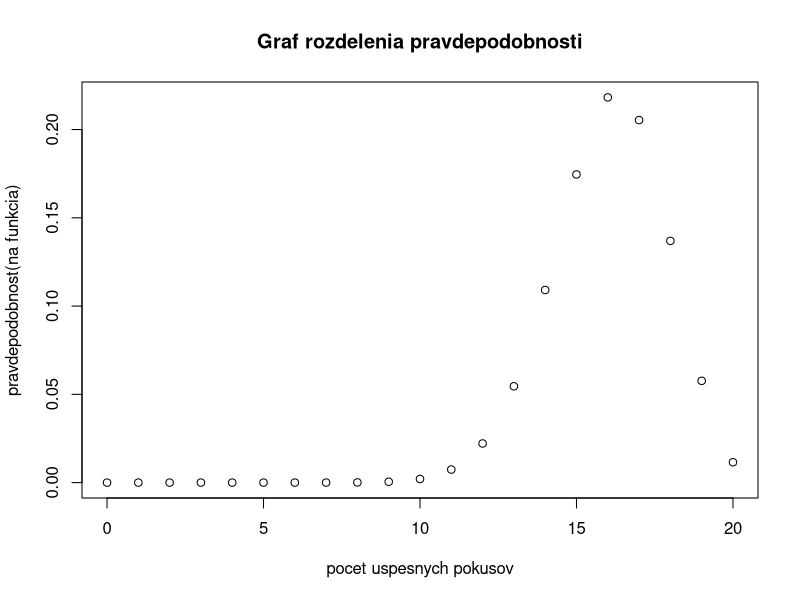
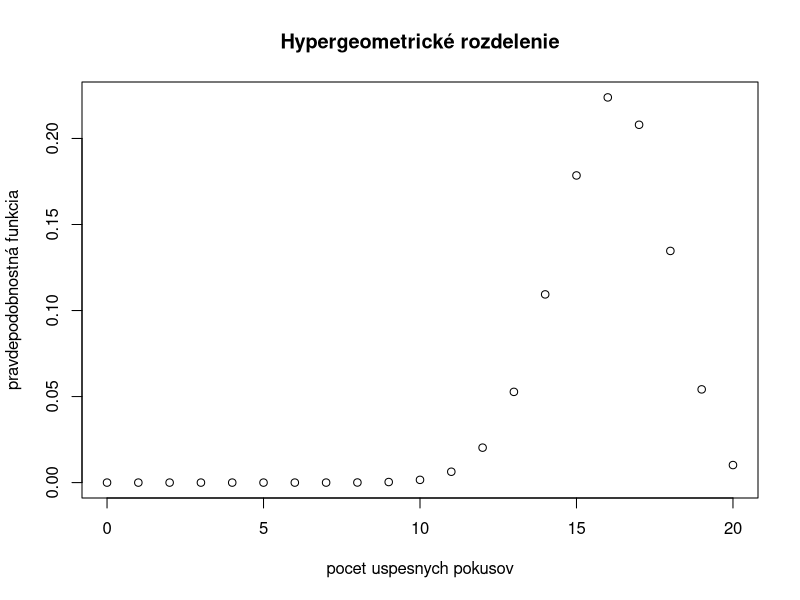
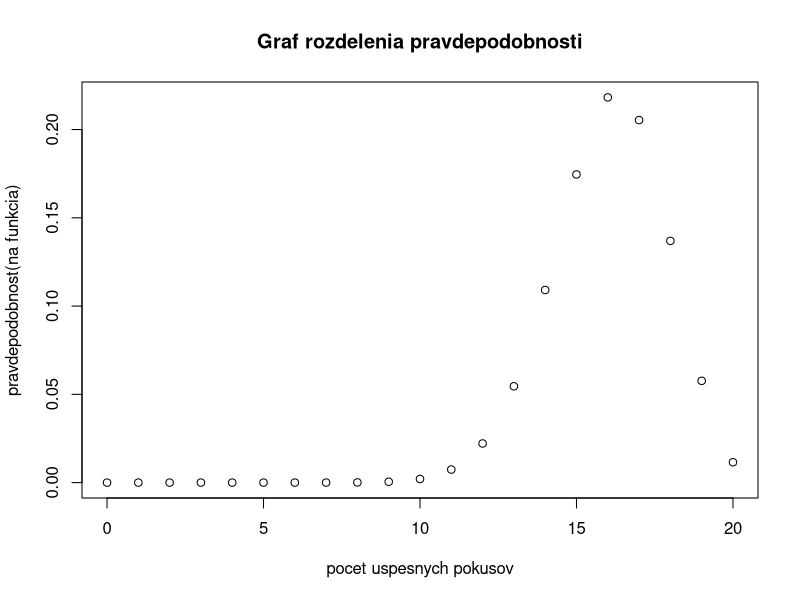
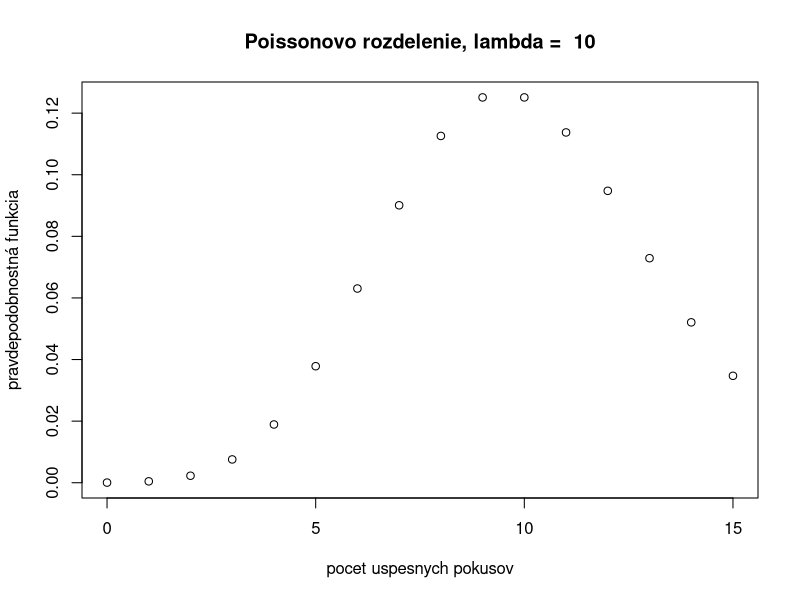

Reproduce these figures in R, in order.
#' ---
#' title: "1. Rozdelenie pravdepodobnosti"
#' subtitle: "Štatistické metódy vyhodnocovania experimentov"
#' author: "William Brach"
#' date: "23.02.2021"
#' output: 
#'    prettydoc::html_pretty:
#'      toc: true    
#'      theme: default
#' ---
#+  include=FALSE
# obsah tohoto bloku sa v riešení nezobrazí
knitr::opts_chunk$set(collapse = TRUE)  # zlúčenie regiónov vstupu a výstupu
`%>%` <- magrittr::`%>%`  # pipe operátor


#' 
#' # Príklad 1 (klíčivosť semien)
#' 
#' **Zadanie:** Výrobca garantuje, že klíčivosť semien špeciálnej odrody hrachu je 80%. Záhradkár kúpil 20 semien hrachu. Vypočítajte pravdepodobnosť, že
#' 
#' * všetky semená vyklíčia
#' * najviac k 1 semien vyklíči
#' * vyklíči aspoň k−1 semien
#' * Vypočítajte strednú hodnotu a disperziu
#' * zostrojte graf rozdelenia pravdepodobnosti
#' **Riešenie:** 

k <- 5 # BRACH
n <- 20 # pocet pokusov
p <- 0.8 # pravdepodobnost nastatia jedneho pokusu

#' 1. Všetky semená vyklíčia
dbinom(20, size = n, prob = p)  

#' 2. Najviac k semien vyklíči
pbinom(k, size = n, prob = p)  # pravdepodobnosť úspechu najviac v 5 pokusoch 

#' 3. Vyklíči aspoň k−1 semien.
1-pbinom(3, size = n, prob = p)  # pravdepodobnosť uspechu v aspon 4 (5-1) pokusoch

#' 4. Vypočítajte strednú hodnotu a disperziu
n*p  # stredna hodnota
n*p*(1-p)  # disperzia

#' 5. Zostrojte graf rozdelenia pravdepodobnosti
x <- 0:n
plot(x, 
     y = dbinom(x, size = n, prob =p),
     xlab = "pocet uspesnych pokusov", 
     ylab = "pravdepodobnost(na funkcia)", 
     main="Graf rozdelenia pravdepodobnosti"
)

#' 
#' # Príklad 2 (pomocou hypergeometrického rozdelenia)
#' 
#' **Zadanie:** Riešte predošlý príklad pomocou hypergeometrického rozdelenia, ak vieme, že záhradkár vyberal zo 400 semien hrachu. Porovnajte grafy rozdelenia pravdepodobnosti.
#' 
#' **Riešenie:**
#' 
k <- 5 # BRACH
whiteBalls <- 400 * 0.8 # vypocitame si kolko je dobrych semien hrachu je vo vzorke
blackBalls <- 400 - (400 * 0.8) #vypocime si kolko zlych semien hrachu je vo vzorke
N <- 400 #velkost vzorky

#' 1. Všetky semená vyklíčia
dhyper(20, m = whiteBalls, n = blackBalls,  k = 20)  # x = 20 lebo chceme aby vsetkych 20 vybratych vyklicilo
#' 2. Najviac k semien vyklíči
#' 1 - phyper(20-5) kvoli tomu aby sme od 1 odcitali aspon 15 vyklicenych
1 - phyper(20-k-1, m = whiteBalls, n = blackBalls,  k = 20)
#' 3. Vyklíči aspoň k−1 (4) semien.
phyper(3, m = whiteBalls, n = blackBalls,  k = 20, lower.tail = F )
#' 4. Vypočítajte strednú hodnotu a disperziu
N <- 400
M <- whiteBalls
n <- 20
n*M/N  # stredna hodnota
n*M/N*(1-M/N)*(N-n)/(N-1)  # disperzia

#' 5. Zostrojte graf rozdelenia pravdepodobnosti
x <- 0:n
plot(x, 
     y = dhyper(x, m = whiteBalls, n = blackBalls, k = n),
     xlab = "pocet uspesnych pokusov", 
     ylab = "pravdepodobnostná funkcia", 
     main="Hypergeometrické rozdelenie"
)

plot(x, 
     y = dbinom(x, size = 20, prob =0.8),
     xlab = "pocet uspesnych pokusov", 
     ylab = "pravdepodobnost(na funkcia)", 
     main="Graf rozdelenia pravdepodobnosti"
)
#' Grafy binomickeho a hypergeometrickeho rozdelenia su totozne.

#' 
#' # Príklad 3 (návštevnosť stránky)
#' 
#' **Zadanie:** Stránku internetového obchodu navštívi za sledované obdobie v priebehu jednej hodiny v priemere 30 záujemcov. Uvažujme časový interval 20 minút. Aká je pravdepodobnosť, že
#' 
#' * stránku navštívi 15 záujemcov
#' * stránku navštívi aspoň jeden záujemca
#' * Aký je najpravdepodobnejší počet návštev za 10 minút?
#' * Zostrojte graf rozdelenia pravdepodobnosti pre prvých 15 hodnôt náhodnej premennej (uvažujeme časový interval 20 minút).
#' * Generujte k náhodných čísiel rozdelenia (pre interval 20 minút).
#' **Riešenie:**
#' 
k <- 5
lambda <- 20*30/60
#' 1. Stránku navštívi 15 záujemcov
ppois(15,lambda) # p pois lebo chceme pravedpodobnost pre 15 a nie sumu od 0 po 15
#' 2. Stránku navštívi aspoň jeden záujemca
1 - ppois(1,lambda)
#' 3. Aký je najpravdepodobnejší počet návštev za 10 minút?
# neviem :(
#' 4. Zostrojte graf rozdelenia pravdepodobnosti pre prvých 15 hodnôt náhodnej premennej (uvažujeme časový interval 20 minút).
x <- 0:15
plot(x, 
     y = dpois(x,lambda),
     xlab = "pocet uspesnych pokusov", 
     ylab = "pravdepodobnostná funkcia", 
     main=paste("Poissonovo rozdelenie, lambda = ",lambda)
)
#' 5. Generujte k náhodných čísiel rozdelenia (pre interval 20 minút).
rpois(n=5, lambda=lambda)

#' 
#' # Príklad 4 (trvanie skúšky)
#' 
#' **Zadanie:** Dĺžka vypracovania skúšky zo SMVE sa riadi normálnym rozdelením so strednou hodnotou 240 minút a smerodajnou odchýlkou 10 minút.
#' 
#' * Koľko % študentov dokončí test do 220 minút?
#' * Koľko % študentov ukončí test v časovom intervale 210-230 minút?
#' * Koľko % študentov bude potrebovať na ukončenie testu aspoň 240 minút?
#' * Stanovte optimálnu dobu vypracovania skúšky, aby zadanie stihlo v tom čase odovzdať aspoň 75% študentov.
#' 
#' **Riešenie:**
#' 
sd1 <- 10
mean1 <- 240
#' 1.  Koľko % študentov dokončí test do 220 minút?
dnorm(220, mean=mean1, sd=sd1 ) * 100

#' 2.  K Koľko % študentov ukončí test v časovom intervale 210-230 minút?
(dnorm(230, mean=mean1, sd=sd1 ) - dnorm(210, mean=mean1, sd=sd1 )) * 100 
#' 3. Koľko % študentov bude potrebovať na ukončenie testu aspoň 240 minút?
(1 - pnorm(240,mean=mean1, sd=sd1)) * 100
#' 4. Stanovte optimálnu dobu vypracovania skúšky, aby zadanie stihlo v tom čase odovzdať aspoň 75% študentov.
qnorm(0.75,mean=mean1, sd=sd1)

#' 
#' # Príklad 5 (doba životnosti)
#' 
#' **Zadanie:** Doba životnosti PC komponentu má exponenciálne rozdelenie pravdepodobnosti so strednou hodnotou 2000 dní. Vypočítajte pravdepodobnosť, že komponent.
#' 
#' * bude funkčný aspoň 3000 dní,
#' * sa pokazí ešte v jeho priemernej dobe životnosti.
#' * Určte maximálnu záručnú dobu, ktorú chce poskytnúť jeho výrobca, ak pripúšťa iba 15 % reklamácii.
#'
#' **Riešenie:**
#' 
#' 1.  Bude funkčný aspoň 3000 dní
pexp(3000, 1/2000)
#' 2.  Sa pokazí ešte v jeho priemernej dobe životnosti
lambda  <-  1/2000 # definujeme si lambdu
medianLifeCycle <-  qexp(0.5, rate=lambda) #vypocitame priemernu zivotnost pomocou medianu
dexp(medianLifeCycle,lambda) #sucet vsetkych dni od dna 0 po medianLifeCycle

#' 3.  Určte maximálnu záručnú dobu, ktorú chce poskytnúť jeho výrobca, ak pripúšťa iba 15 % reklamácii.
qexp(0.15, rate=lambda)
